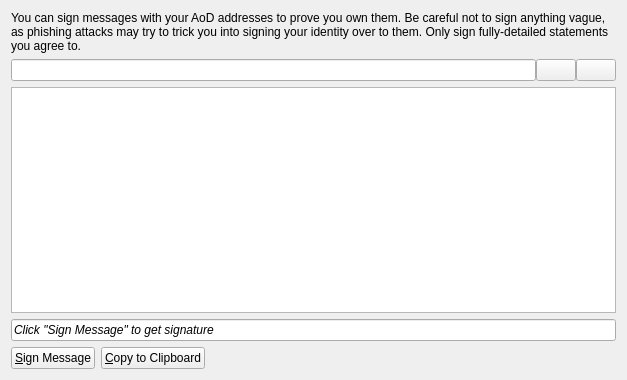
<?xml version="1.0" encoding="UTF-8"?>
<ui version="4.0">
 <class>MessagePage</class>
 <widget class="QWidget" name="MessagePage">
  <property name="geometry">
   <rect>
    <x>0</x>
    <y>0</y>
    <width>627</width>
    <height>380</height>
   </rect>
  </property>
  <property name="windowTitle">
   <string>Message</string>
  </property>
  <layout class="QVBoxLayout" name="verticalLayout">
   <item>
    <widget class="QLabel" name="labelExplanation">
     <property name="text">
      <string>You can sign messages with your AoD addresses to prove you own them. Be careful not to sign anything vague, as phishing attacks may try to trick you into signing your identity over to them. Only sign fully-detailed statements you agree to.</string>
     </property>
     <property name="textFormat">
      <enum>Qt::AutoText</enum>
     </property>
     <property name="wordWrap">
      <bool>true</bool>
     </property>
    </widget>
   </item>
   <item>
    <layout class="QHBoxLayout" name="horizontalLayout_3">
     <property name="spacing">
      <number>0</number>
     </property>
     <item>
      <widget class="QValidatedLineEdit" name="signFrom">
       <property name="toolTip">
        <string>The address to sign the message with  (e.g. 1NS17iag9jJgTHD1VXjvLCEnZuQ3rJDE9L)</string>
       </property>
       <property name="maxLength">
        <number>34</number>
       </property>
      </widget>
     </item>
     <item>
      <widget class="QPushButton" name="addressBookButton">
       <property name="toolTip">
        <string>Choose adress from address book</string>
       </property>
       <property name="text">
        <string/>
       </property>
       <property name="icon">
        <iconset resource="../bitcoin.qrc">
         <normaloff>:/icons/address-book</normaloff>:/icons/address-book</iconset>
       </property>
       <property name="shortcut">
        <string>Alt+A</string>
       </property>
       <property name="autoDefault">
        <bool>false</bool>
       </property>
       <property name="flat">
        <bool>false</bool>
       </property>
      </widget>
     </item>
     <item>
      <widget class="QPushButton" name="pasteButton">
       <property name="toolTip">
        <string>Paste address from clipboard</string>
       </property>
       <property name="text">
        <string/>
       </property>
       <property name="icon">
        <iconset resource="../bitcoin.qrc">
         <normaloff>:/icons/editpaste</normaloff>:/icons/editpaste</iconset>
       </property>
       <property name="shortcut">
        <string>Alt+P</string>
       </property>
       <property name="autoDefault">
        <bool>false</bool>
       </property>
      </widget>
     </item>
    </layout>
   </item>
   <item>
    <widget class="QPlainTextEdit" name="message">
     <property name="toolTip">
      <string>Enter the message you want to sign here</string>
     </property>
    </widget>
   </item>
   <item>
    <widget class="QLineEdit" name="signature">
     <property name="font">
      <font>
       <italic>true</italic>
      </font>
     </property>
     <property name="text">
      <string>Click &quot;Sign Message&quot; to get signature</string>
     </property>
     <property name="readOnly">
      <bool>true</bool>
     </property>
    </widget>
   </item>
   <item>
    <layout class="QHBoxLayout" name="horizontalLayout">
     <item>
      <widget class="QPushButton" name="signMessage">
       <property name="toolTip">
        <string>Sign a message to prove you own this AoD address</string>
       </property>
       <property name="text">
        <string>&amp;Sign Message</string>
       </property>
       <property name="icon">
        <iconset resource="../bitcoin.qrc">
         <normaloff>:/icons/edit</normaloff>:/icons/edit</iconset>
       </property>
      </widget>
     </item>
     <item>
      <widget class="QPushButton" name="copyToClipboard">
       <property name="toolTip">
        <string>Copy the current signature to the system clipboard</string>
       </property>
       <property name="text">
        <string>&amp;Copy to Clipboard</string>
       </property>
       <property name="icon">
        <iconset resource="../bitcoin.qrc">
         <normaloff>:/icons/editcopy</normaloff>:/icons/editcopy</iconset>
       </property>
      </widget>
     </item>
     <item>
      <spacer name="horizontalSpacer">
       <property name="orientation">
        <enum>Qt::Horizontal</enum>
       </property>
       <property name="sizeHint" stdset="0">
        <size>
         <width>40</width>
         <height>20</height>
        </size>
       </property>
      </spacer>
     </item>
    </layout>
   </item>
  </layout>
 </widget>
 <customwidgets>
  <customwidget>
   <class>QValidatedLineEdit</class>
   <extends>QLineEdit</extends>
   <header>qvalidatedlineedit.h</header>
  </customwidget>
 </customwidgets>
 <resources>
  <include location="../bitcoin.qrc"/>
 </resources>
 <connections/>
</ui>
